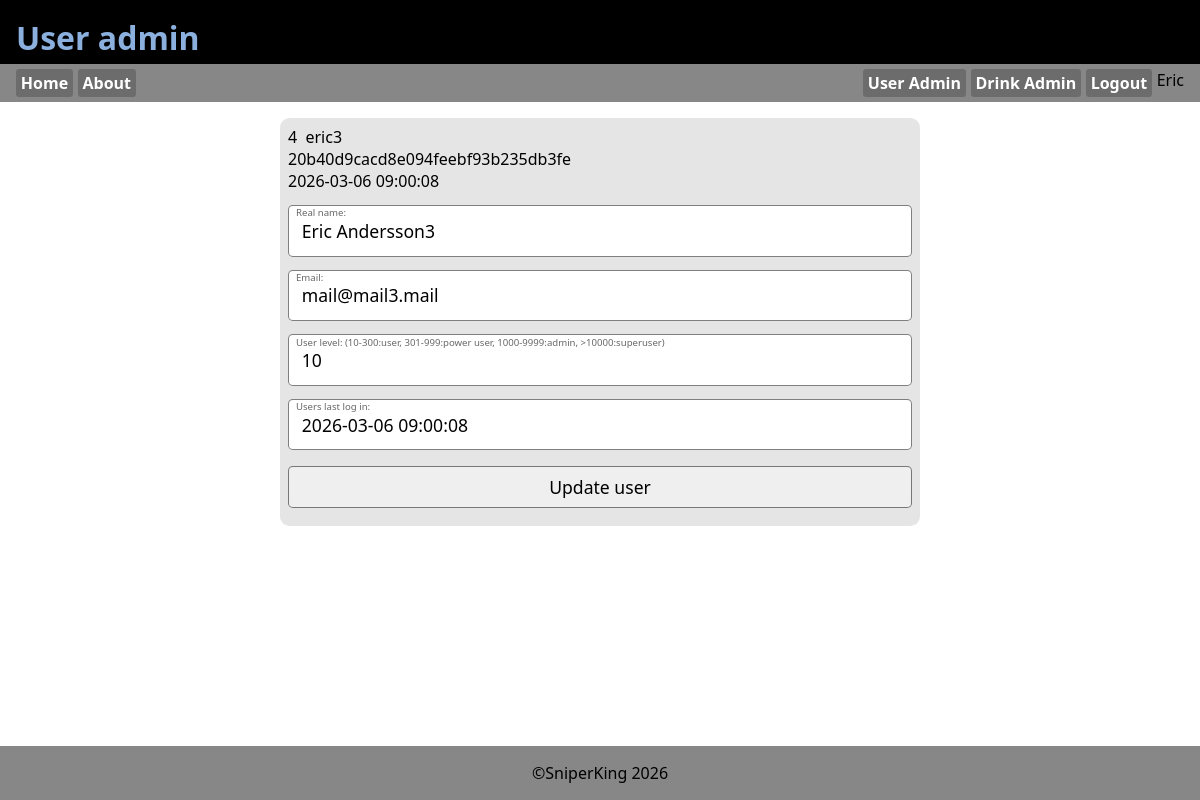
Page /useradmin.php?edit=4 (signed in) on the committed database.
### tables this page shows
CREATE TABLE `tbl_user` (
  `id` int(11) NOT NULL,
  `username` varchar(32) NOT NULL,
  `password` varchar(255) NOT NULL,
  `userlevel` int(11) NOT NULL DEFAULT 10,
  `lastlogin` timestamp NOT NULL DEFAULT current_timestamp(),
  `realname` varchar(80) NOT NULL,
  `mail` varchar(100) NOT NULL,
  `created` timestamp NOT NULL DEFAULT current_timestamp()
);

### asset.php (called while the page is built, shortened)
<?php
$db_host="localhost";
$db_user="root";
$db_pass="";
$db_name="drink";
$conn=mysqli_connect($db_host, $db_user, $db_pass, $db_name);
function isLevel($level){
    if(isset($_SESSION['level'])){
        if(intval($_SESSION['level'])>=$level){
            return true;
        }else{
            return false;
        }
    }else{
        return false;
    }
}
function getUsername(){
    global $conn;
    $userid=$_SESSION['id'];
    $sql="SELECT username FROM tbl_user WHERE id=$userid";
    $result=mysqli_query($conn, $sql);
    $row=mysqli_fetch_assoc($result);
    if(mysqli_num_rows($result)>0){
        return $row['username'];
    }else{
        return "Guest";
    }
}
?>

### useradmin.php (the view, shortened to what this page needs)
<!DOCTYPE html>
<?php require_once("asset.php"); ?>
<html lang="en">
<head>
    <link rel="stylesheet" href="style.css">
</head>
<body>
    <header>
        <h1>User admin</h1>
    </header>
    <?php require_once("_nav.php"); ?>
    <main>
        <?php  if(isset($_GET['edit'])): ?>
            <?php
                $id=intval($_GET['edit']);
                $sql="SELECT * FROM tbl_user WHERE id=$id";
                $result=mysqli_query($conn, $sql);
                $user_data=mysqli_fetch_assoc($result);
            ?>
        <form action="useradmin.php" method="POST">
            <div class="user_data"><?=$id?>&nbsp;&nbsp;<?=$user_data['username']?><br><?=$user_data['password']?><br><?=$user_data['created']?></div>
            <label for="realname">Real name:</label>
            <input type="text" name="realname" id="realname" value="<?=$user_data['realname']?>">
            <label for="mail">Email:</label>
            <input type="email" name="mail" id="mail" value="<?=$user_data['mail']?>">
            <label for="userlevel">User level: (10-300:user, 301-999:power user, 1000-9999:admin, >10000:superuser)</label>
            <input type="number" name="userlevel" id="userlevel" value="<?=$user_data['userlevel']?>">
            <label for="lastlogin">Users last log in:</label>
            <input type="datetime" name="lastlogin" id="lastlogin" value="<?=$user_data['lastlogin']?>">
            <input type="submit" name="btn_edit" value="Update user">
        </form>
            <?php endif; ?>
    </main>
    <?php require_once("_footer.php"); ?>
</body>
</html>

### _nav.php
<nav>
    <a href="index.php">Home</a>
    <a href="about.php">About</a>
    <div class="fill"></div>
    <?php if(isLevel(1000)):?>
        <a href="useradmin.php">User Admin</a>
        <a href="drinkadmin.php">Drink Admin</a>
    <?php endif; ?>
    <?php if(!isLevel(10)){?>
    <a href="register.php">Register</a>
    <button class="loginbttn" popovertarget="login">Login</button>
    <?php }else{ ?>
    <a href="_login.php?logout=1">Logout</a>
    <div class="userinfo">
        <p><?=getUsername()?></p>
    <?php } ?>
</nav>

### style.css (style rules this page uses)
:root { --clr_back_header:#000; --clr_header:#8bb0de; --clr_back_nav:#878787; --clr_back_footer:var(--clr_back_nav); }
*, *:before, *:after { margin: 0; padding: 0; box-sizing: border-box; }
body { height:100dvh; display:flex; flex-direction: column; font-family: system-ui, sans-serif; }
header { background: var(--clr_back_header); color:var(--clr_header); height:4rem; padding: 1rem; }
main { flex-grow: 5; display:flex; flex-direction: column; gap:1rem; padding-top: 1rem; }
:root { --formborder: rgb(0, 0, 0, .5); --formback: rgb(0, 0, 0, .1); --formlabelcolor: rgb(0, 0, 0, .6) }
form { position: relative; display: flex; flex-direction: column; width: 40rem; padding: .5rem; background: var(--formback); border-radius: .6rem; margin-left: auto; margin-right: auto; }
label { position: relative; top: .9rem; left: .5rem; font: .6rem system-ui; color: var(--formlabelcolor); }
input[type="submit"], input[type="button"], button { margin-top: 1rem; margin-bottom: .6rem; padding: .5rem; }

### rows in the picture
tbl_user: username "Eric"
tbl_user: username "eric3", password "20b40d9cacd8e094feebf93b235db3fe", created "2026-03-06 09:00:08", realname "Eric Andersson3", mail "mail@mail3.mail", userlevel "10", lastlogin "2026-03-06 09:00:08"

### other values in the picture
$id "4"
